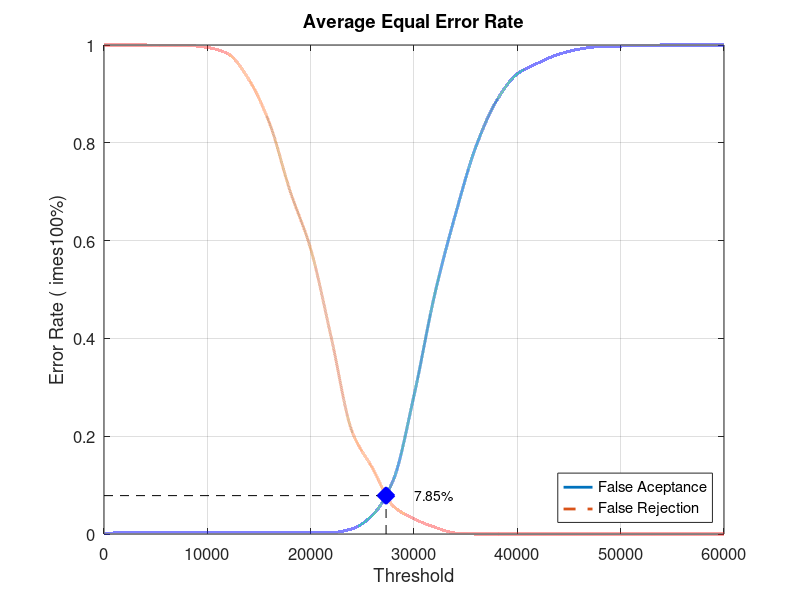
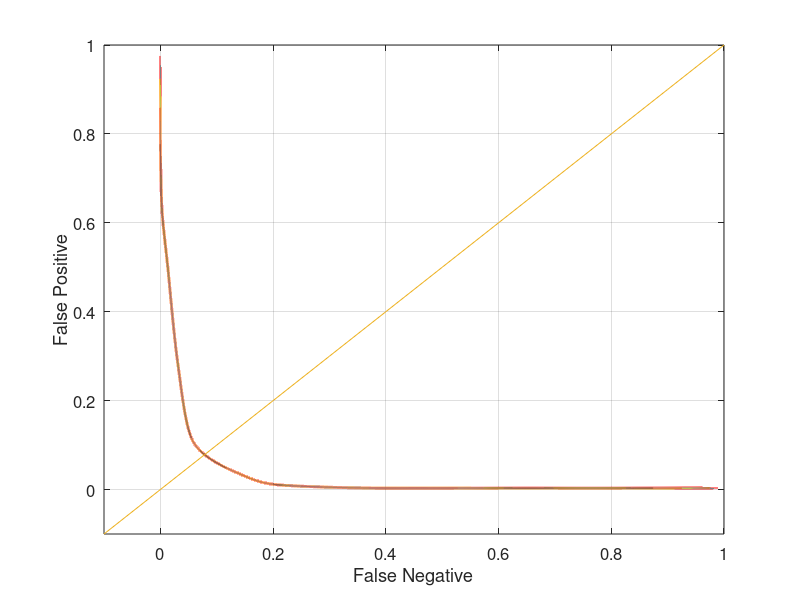

These figures' MATLAB source, in order:
close all;
clear;
clc;
x = 0:2000:60000;
xq = 0:0.5:60000;

y0 = [0 0.0031579 0.0031579 0.0031579 0.0031579 0.0031579 0.0031579 0.0031579 0.0031579 0.0031579 0.0031579 0.0031579 0.0105263 0.0389474 0.110526 0.283158 0.489474 0.652632 0.792632 0.886316 0.941053 0.963158 0.981053 0.991579 0.996842 0.997895 0.998947 1 1 1 1]
yy0 = interp1(x, y0, xq, 'pchip');
y1 = [1 1 1 0.999 0.999 0.995 0.982 0.93 0.841 0.702 0.583 0.401 0.21 0.134 0.057 0.031 0.014 0.002 0 0 0 0 0 0 0 0 0 0 0 0 0]
yy1 = interp1(x, y1, xq, 'pchip');

% Calculating EER: 
y2 = abs(y0 - y1);
find(y2 == min(y2))
yy2 = abs(yy0 - yy1);
xEER = find(yy2 == min(yy2));
xEERIndex = xq(xEER) % X-axis EER
yEER = yy0(xEER) % Y-axis EER

main = figure
plot(xq, yy0,'-','LineWidth', 2);	hold on
plot(xq, yy1,'--','LineWidth', 2);	hold on
plot([xEERIndex xEERIndex], [0 yEER], 'k--');	hold on
plot([0 xEERIndex], [yEER yEER], 'k--');	hold on
plot(xEERIndex, yEER, 'bx', 'LineWidth', 10);	hold on
text(xEERIndex + 10 * xEERIndex / 100, yEER, [num2str(round((10000 * yEER)) / 100) '%'])
legend('False Aceptance', 'False Rejection', 'Location', 'SouthEast')
xlabel('Threshold')
ylabel('Error Rate (	imes100%)')
title('Average Equal Error Rate')
set(gca, 'FontSize', 12)
axis([0 60000 0 1])
grid on

print(main, 'Database2AverageMain', '-dpng');
FNRxFPR = figure('Color', [1 1 1]);
plot(yy1, yy0, '-', yy1, yy0, 'LineWidth', 2);
hold on
y = -0.1:0.1:1
plot(y, y); 
set(gca, 'FontSize', 12)
xlabel('False Negative')
ylabel('False Positive')
axis([-0.1 1 -0.1 1])
set(gca, 'FontSize', 12)
grid on

print(FNRxFPR, 'Database2AverageFNRxFPR','-dpng');
